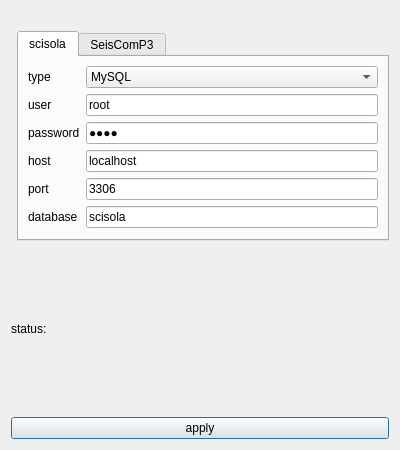
<?xml version="1.0" encoding="UTF-8"?>
<ui version="4.0">
 <class>Dialog</class>
 <widget class="QDialog" name="Dialog">
  <property name="geometry">
   <rect>
    <x>0</x>
    <y>0</y>
    <width>400</width>
    <height>450</height>
   </rect>
  </property>
  <property name="windowTitle">
   <string>database configuration</string>
  </property>
  <property name="windowIcon">
   <iconset resource="logo/icons/icons.qrc">
    <normaloff>:/logo/beachball.png</normaloff>:/logo/beachball.png</iconset>
  </property>
  <layout class="QFormLayout" name="formLayout_2">
   <item row="0" column="0" colspan="2">
    <widget class="QLabel" name="label">
     <property name="text">
      <string/>
     </property>
     <property name="pixmap">
      <pixmap resource="logo/icons/icons.qrc">:/logo/logo6.png</pixmap>
     </property>
     <property name="scaledContents">
      <bool>false</bool>
     </property>
    </widget>
   </item>
   <item row="1" column="1">
    <widget class="QTabWidget" name="tabWidget">
     <property name="currentIndex">
      <number>0</number>
     </property>
     <widget class="QWidget" name="tab">
      <attribute name="title">
       <string>scisola</string>
      </attribute>
      <layout class="QFormLayout" name="formLayout">
       <item row="0" column="0">
        <widget class="QLabel" name="label_2">
         <property name="text">
          <string>type</string>
         </property>
        </widget>
       </item>
       <item row="0" column="1">
        <widget class="QComboBox" name="comboBox">
         <item>
          <property name="text">
           <string>MySQL</string>
          </property>
         </item>
        </widget>
       </item>
       <item row="1" column="0">
        <widget class="QLabel" name="label_3">
         <property name="text">
          <string>user</string>
         </property>
        </widget>
       </item>
       <item row="1" column="1">
        <widget class="QLineEdit" name="lineEdit">
         <property name="text">
          <string>root</string>
         </property>
        </widget>
       </item>
       <item row="2" column="0">
        <widget class="QLabel" name="label_4">
         <property name="text">
          <string>password</string>
         </property>
        </widget>
       </item>
       <item row="2" column="1">
        <widget class="QLineEdit" name="lineEdit_2">
         <property name="text">
          <string>root</string>
         </property>
         <property name="echoMode">
          <enum>QLineEdit::Password</enum>
         </property>
        </widget>
       </item>
       <item row="3" column="0">
        <widget class="QLabel" name="label_5">
         <property name="text">
          <string>host</string>
         </property>
        </widget>
       </item>
       <item row="3" column="1">
        <widget class="QLineEdit" name="lineEdit_3">
         <property name="text">
          <string>localhost</string>
         </property>
        </widget>
       </item>
       <item row="4" column="0">
        <widget class="QLabel" name="label_6">
         <property name="text">
          <string>port</string>
         </property>
        </widget>
       </item>
       <item row="4" column="1">
        <widget class="QLineEdit" name="lineEdit_4">
         <property name="inputMask">
          <string/>
         </property>
         <property name="text">
          <string>3306</string>
         </property>
        </widget>
       </item>
       <item row="5" column="0">
        <widget class="QLabel" name="label_7">
         <property name="text">
          <string>database</string>
         </property>
        </widget>
       </item>
       <item row="5" column="1">
        <widget class="QLineEdit" name="lineEdit_5">
         <property name="text">
          <string>scisola</string>
         </property>
        </widget>
       </item>
      </layout>
     </widget>
     <widget class="QWidget" name="tab_2">
      <attribute name="title">
       <string>SeisComP3</string>
      </attribute>
      <layout class="QFormLayout" name="formLayout_3">
       <item row="0" column="0">
        <widget class="QLabel" name="label_12">
         <property name="text">
          <string>type</string>
         </property>
        </widget>
       </item>
       <item row="0" column="1">
        <widget class="QComboBox" name="comboBox_2">
         <item>
          <property name="text">
           <string>MySQL</string>
          </property>
         </item>
         <item>
          <property name="text">
           <string>PostgreSQL</string>
          </property>
         </item>
        </widget>
       </item>
       <item row="1" column="0">
        <widget class="QLabel" name="label_10">
         <property name="text">
          <string>user</string>
         </property>
        </widget>
       </item>
       <item row="1" column="1">
        <widget class="QLineEdit" name="lineEdit_6">
         <property name="text">
          <string>root</string>
         </property>
        </widget>
       </item>
       <item row="2" column="0">
        <widget class="QLabel" name="label_8">
         <property name="text">
          <string>password</string>
         </property>
        </widget>
       </item>
       <item row="2" column="1">
        <widget class="QLineEdit" name="lineEdit_7">
         <property name="text">
          <string>root</string>
         </property>
         <property name="echoMode">
          <enum>QLineEdit::Password</enum>
         </property>
        </widget>
       </item>
       <item row="3" column="0">
        <widget class="QLabel" name="label_14">
         <property name="text">
          <string>host</string>
         </property>
        </widget>
       </item>
       <item row="3" column="1">
        <widget class="QLineEdit" name="lineEdit_8">
         <property name="text">
          <string>localhost</string>
         </property>
        </widget>
       </item>
       <item row="4" column="0">
        <widget class="QLabel" name="label_11">
         <property name="text">
          <string>port</string>
         </property>
        </widget>
       </item>
       <item row="4" column="1">
        <widget class="QLineEdit" name="lineEdit_9">
         <property name="inputMask">
          <string/>
         </property>
         <property name="text">
          <string>3306</string>
         </property>
        </widget>
       </item>
       <item row="5" column="0">
        <widget class="QLabel" name="label_13">
         <property name="text">
          <string>database</string>
         </property>
        </widget>
       </item>
       <item row="5" column="1">
        <widget class="QLineEdit" name="lineEdit_10">
         <property name="text">
          <string>seiscomp3</string>
         </property>
        </widget>
       </item>
      </layout>
     </widget>
    </widget>
   </item>
   <item row="2" column="0" colspan="2">
    <spacer name="verticalSpacer_2">
     <property name="orientation">
      <enum>Qt::Vertical</enum>
     </property>
     <property name="sizeHint" stdset="0">
      <size>
       <width>20</width>
       <height>40</height>
      </size>
     </property>
    </spacer>
   </item>
   <item row="3" column="0" colspan="2">
    <widget class="QLabel" name="label_9">
     <property name="text">
      <string>status:</string>
     </property>
    </widget>
   </item>
   <item row="4" column="0" colspan="2">
    <spacer name="verticalSpacer">
     <property name="orientation">
      <enum>Qt::Vertical</enum>
     </property>
     <property name="sizeHint" stdset="0">
      <size>
       <width>20</width>
       <height>40</height>
      </size>
     </property>
    </spacer>
   </item>
   <item row="5" column="0" colspan="2">
    <widget class="QPushButton" name="pushButton">
     <property name="text">
      <string>apply</string>
     </property>
     <property name="icon">
      <iconset resource="logo/icons/icons.qrc">
       <normaloff>:/icons/start.png</normaloff>:/icons/start.png</iconset>
     </property>
    </widget>
   </item>
  </layout>
 </widget>
 <resources>
  <include location="logo/icons/icons.qrc"/>
 </resources>
 <connections/>
</ui>
